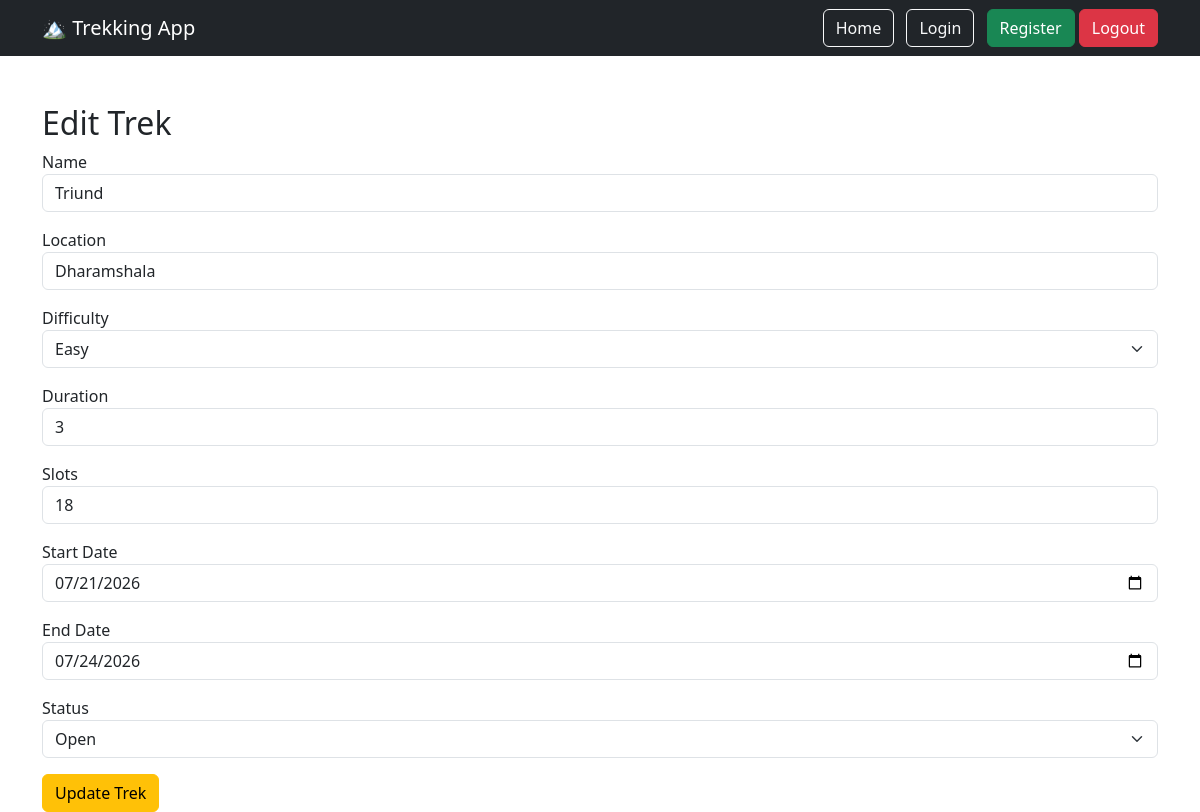
Screenshot of /admin/edit/1 with the database file from the repository.
### models/trek.py (models this page shows)
class Trek(db.Model):
    __tablename__ = "treks"
    id = db.Column( db.Integer, primary_key=True)
    name = db.Column( db.String(100) , nullable=False)
    location = db.Column(db.String(100), nullable=False)
    difficulty = db.Column(db.String(20), nullable=False)
    duration = db.Column( db.Integer , nullable=False)
    slots = db.Column( db.Integer , nullable=False)
    start_date = db.Column( db.Date, nullable=False)
    end_date = db.Column( db.Date , nullable=False)
    status = db.Column( db.String(30), default="Open")
    staff_id = db.Column( db.Integer, db.ForeignKey("users.id"), nullable=True)

### routes/admin.py (the view, shortened to what this page needs)
@admin.route("/admin/edit/<int:id>", methods=["GET", "POST"])
def edit_trek(id):
    trek = Trek.query.get_or_404(id)
    return render_template(
        "admin/edit_trek.html",
        trek=trek
    )

### templates/admin/edit_trek.html (shortened to what this page needs)
{% extends "base.html" %}
{% block content %}
<h2>Edit Trek</h2>
<form method="POST">
    <div class="mb-3">
        <label>Name</label>
        <input type="text" name="name" value="{{ trek.name }}" class="form-control">
    </div>
    <div class="mb-3">
        <label>Location</label>
        <input type="text" name="location" value="{{ trek.location }}" class="form-control">
    </div>
    <div class="mb-3">
        <label>Difficulty</label>
        <select name="difficulty" class="form-select">
            <option value="Easy" {% if trek.difficulty=="Easy" %}selected{% endif %}>
                Easy
            </option>
        </select>
    </div>
    <div class="mb-3">
        <label>Duration</label>
        <input type="number" name="duration" value="{{ trek.duration }}" class="form-control">
    </div>
    <div class="mb-3">
        <label>Slots</label>
        <input type="number" name="slots" value="{{ trek.slots }}" class="form-control">
    </div>
    <div class="mb-3">
        <label>Start Date</label>
        <input type="date" name="start_date" value="{{ trek.start_date }}" class="form-control">
    </div>
    <div class="mb-3">
        <label>End Date</label>
        <input type="date" name="end_date" value="{{ trek.end_date }}" class="form-control">
    </div>
    <div class="mb-3">
        <label>Status</label>
        <select name="status" class="form-select">
            <option {% if trek.status=="Open" %}selected{% endif %}>
                Open
            </option>
        </select>
    </div>
    <button class="btn btn-warning">
        Update Trek
    </button>
</form>
{% endblock %}

### rows the page displays
Trek: name "Triund", location "Dharamshala", difficulty "Easy", duration "3", slots "18", start_date "07/21/2026", end_date "07/24/2026", status "Open"
